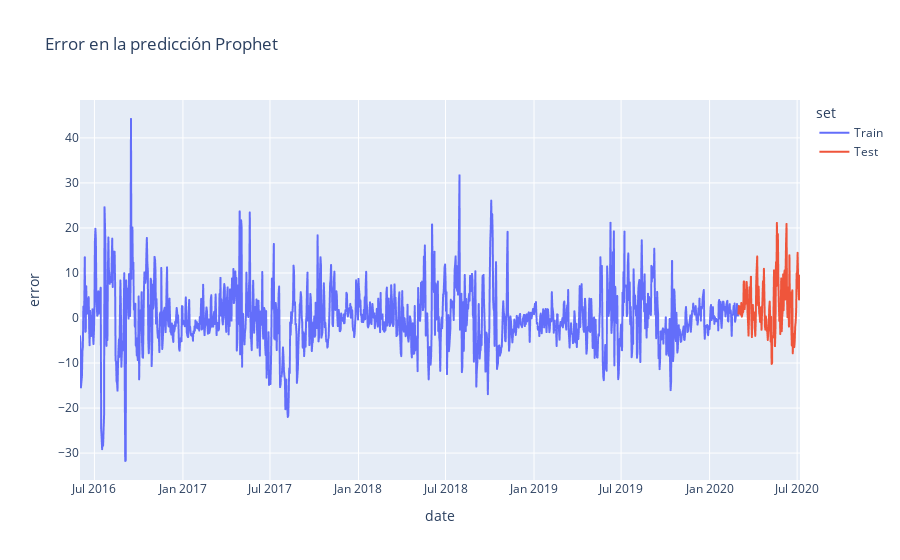

The notebook cell saved with this chart:
### Code cell
#5

# calculamos errores de train y test
error_train = train_prophet['y'] - forecast_train['yhat']
error_test = test_prophet['y'] - forecast_test['yhat']

error = pd.concat([error_train, error_test])
dates = pd.concat([train_prophet['ds'], test_prophet['ds']])
error_df = pd.DataFrame({
    'date': dates,
    'error': error,
    'set': ['Train'] * len(error_train) + ['Test'] * len(error_test)
})

# graficamos errores
fig = px.line(error_df, x='date', y='error', title='Error en la predicción Prophet', color='set')
fig.show()

### Figure 1 — Plotly figure (JSON) as saved in the notebook; plotly's stock layout.template omitted (floating-point values rounded to 4 significant figures; data arrays with more than 128 entries replaced by an {"elided": "..."} marker saying what was removed)
{"data": [{"hovertemplate": "set=Train<br>date=%{x}<br>error=%{y}<extra></extra>", "legendgroup": "Train", "line": {"color": "#636efa", "dash": "solid"}, "marker": {"symbol": "circle"}, "mode": "lines", "name": "Train", "showlegend": true, "type": "scattergl", "x": {"elided": "1369 str values"}, "xaxis": "x", "y": {"elided": "1369 float values"}, "yaxis": "y"}, {"hovertemplate": "set=Test<br>date=%{x}<br>error=%{y}<extra></extra>", "legendgroup": "Test", "line": {"color": "#EF553B", "dash": "solid"}, "marker": {"symbol": "circle"}, "mode": "lines", "name": "Test", "showlegend": true, "type": "scattergl", "x": {"elided": "129 str values"}, "xaxis": "x", "y": {"elided": "129 float values"}, "yaxis": "y"}], "layout": {"legend": {"title": {"text": "set"}, "tracegroupgap": 0}, "title": {"text": "Error en la predicción Prophet"}, "xaxis": {"anchor": "y", "domain": [0, 1], "title": {"text": "date"}}, "yaxis": {"anchor": "x", "domain": [0, 1], "title": {"text": "error"}}}}
